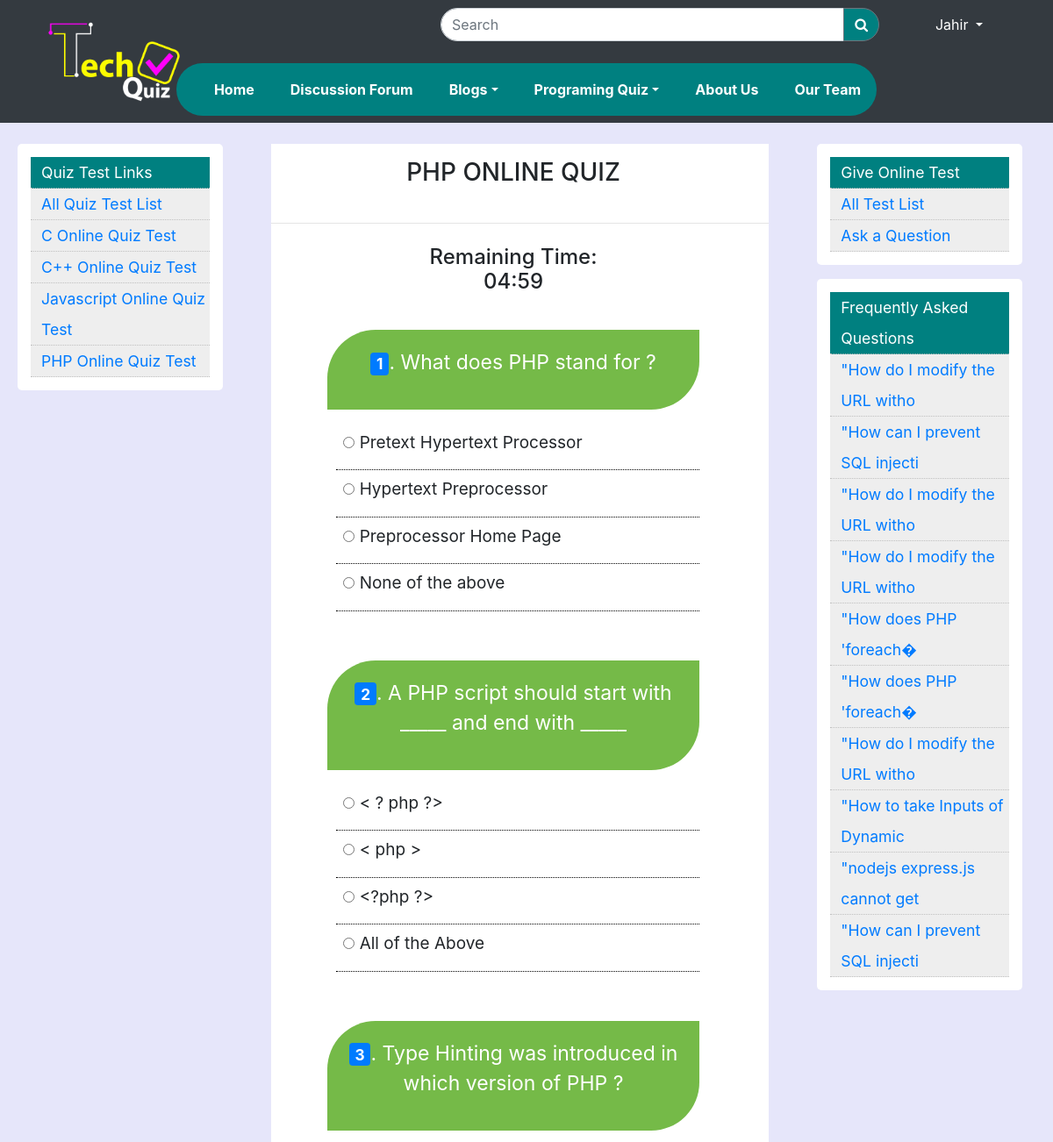
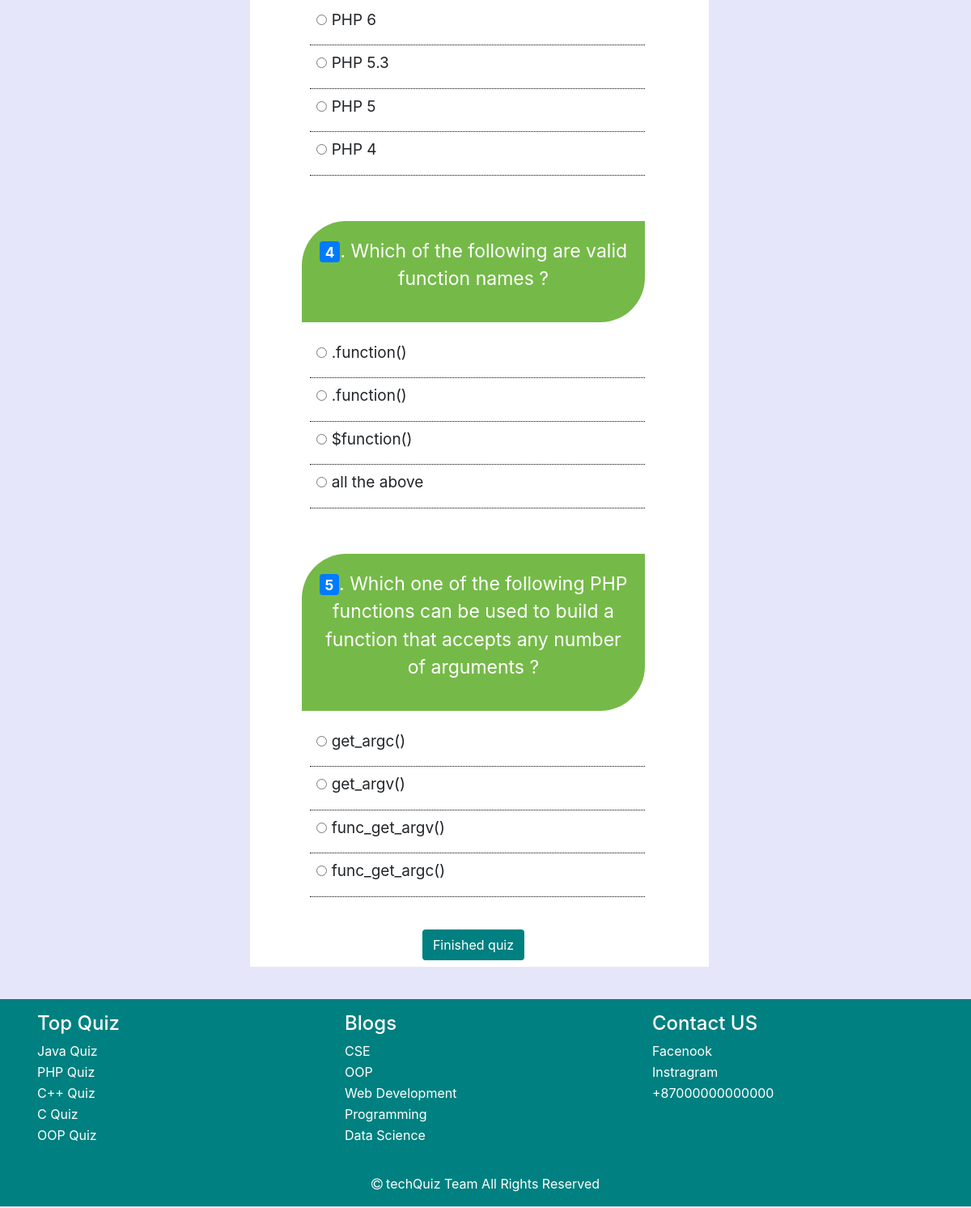
The app's page /quiz.php?cat_id=2&limit=5 (signed in) with its own data (2 pictures, top to bottom).
### tables this page shows
CREATE TABLE `categories_quiz` (
  `cat_id` int(11) NOT NULL,
  `cat_name` varchar(100) NOT NULL
);

CREATE TABLE `questions` (
  `ques_id` int(11) NOT NULL,
  `ques_title` varchar(200) NOT NULL,
  `ans_id` varchar(100) NOT NULL,
  `cat_id` int(11) NOT NULL
);

CREATE TABLE `options` (
  `opt_id` int(11) NOT NULL,
  `option_det` varchar(255) NOT NULL,
  `ques_id` int(11) NOT NULL,
  `ans_id` varchar(255) NOT NULL
);

CREATE TABLE `discussion_questions` (
  `id` int(11) NOT NULL,
  `cat_id` int(11) NOT NULL,
  `title` varchar(500) NOT NULL,
  `description` varchar(1000) NOT NULL,
  `code_snippet` varchar(2000) NOT NULL,
  `posted_by` int(11) NOT NULL,
  `date` timestamp NULL DEFAULT current_timestamp()
);

### quiz.php (the view, shortened to what this page needs)
<!doctype html>
<html lang="en">
<head>
   <?php include('php-layout-files/css-links.php') ?>
    <link rel="stylesheet" href="style1.css">
</head>
<body>
    <?php include_once('scripts/mql_connection.php');
    if (isset($_GET['cat_id'])) {
        $cat_id = $_GET['cat_id'];
        $limit = $_GET['limit'];
        $sql5 = "SELECT * FROM `categories_quiz` WHERE cat_id='$cat_id'";
        $result5 = $con->query($sql5);
        $row5 = mysqli_fetch_array($result5);
        $cat_name = $row5['cat_name'];
    }
    else{
        echo '<script> location.replace("index.php"); </script>';
    }
    ?>
<?php include('php-layout-files/header.php') ?>
    <section>
        <div class="row mt-4">
        <?php include('php-layout-files/left-side-bar.php') ?>
           <?php
           if($cat_id==5 || $cat_id==6)
           {
               ?>
        <div class="col-lg-6 center-col">
        <h3 class="text-center-mt-5">No Quiz available for this catagory.Please choose another catagory</h3>
        </div>
           <?php
           }
           else{
           ?>
            <div class="col-lg-6 col-md-12 center-col col-12">
                <div class="center-div">
                    <div class="row p-3">
                        <div class="col-6 mx-auto text-center">
                            <h3><?php echo $cat_name ?> ONLINE QUIZ</h3>
                        </div>
                    </div>
                    <div>
                        <hr>
                    </div>
                    <div class="row p-2">
                        <div class="col-6 mx-auto text-center">
                            <h4>Remaining Time: <span id="time"></span></h4>
                        </div>
                    </div>
                    <form id="form" method="post">
                        <div class="row ">
                            <div class="col-10 mx-auto">
                                <div class="loader some-list">
                                    <?php
                                    $quesql = "SELECT * FROM `questions` where cat_id='$cat_id' ORDER BY RAND() LIMIT $limit";
                                    $quesesult = $con->query($quesql);
                                    $id = 1;
                                    while ($ques_row = mysqli_fetch_assoc($quesesult)) {
                                        $ques_id = $ques_row['ques_id'];
                                    ?>
                                        <div class="mt-2 p-3 single-item" id="quiz">
                                            <div class="question mb-3">
                                                <p class="text-center"><span class="badge badge-primary" id="qid"><?php echo $id;
                                                                                                                    $id++; ?></span>.
                                                    <span id="question"><?php echo $ques_row['ques_title']; ?></span>
                                                </p>
                                            </div>
                                            <ul>
                                                <?php
                                                $i = 0;
                                                $ans = ['a', 'b', 'c', 'd'];
                                                $optsql = "SELECT * FROM `options` where ques_id='$ques_id'";
                                                $optresult = $con->query($optsql);
                                                while ($opt_row = mysqli_fetch_assoc($optresult)) {
                                                ?>
                                                    <li>
                                                        <input type="radio" id="" name="selector[<?php echo $ques_id; ?>]" value="<?php echo $ans[$i]; ?>">
                                                        <label for="f-option" class="element-animation"><?php echo $opt_row['option_det']; ?></label>
                                                    </li>
                                                <?php
                                                    $i = $i + 1;
                                                }
                                                ?>
                                            </ul>
                                        </div>
                                    <?php } ?>
                                </div>
                            </div>
                        </div>
                        <div class="row">
                            <button name="submit" id="submit" class="my-2 btn post-btn text-white  mx-auto" href="#" role="button">Finished
                                quiz</button>
                        </div>
                    </form>
                </div>
            </div>
            <?php
           }
           ?>
          <?php include('php-layout-files/right-side-bar.php') ?>
        </div>
    </section>
    <?php include('php-layout-files/footer.php') ?>
</body>
</html>

### php-layout-files/right-side-bar.php (shortened to what this page needs)
<div class="col-lg-3 col-md-12 col-12 right-col">
    <div class="right-div">
        <div class="right-col-ul">
            <li class="left_col_main_topic">Give Online Test</li>
            <li><a href="/Online%20Quiz%20System/all_test.php">All Test List</a></li>
            <li><a href="/Online%20Quiz%20System/ask-question.php">Ask a Question</a></li>
        </div>
    </div>
    <?php
    $sql = "SELECT * FROM discussion_questions ORDER by rand() LIMIT 10";
    $result = $con->query($sql);
    ?>
    <div class="right-div  sticky-top my-3">
        <div class="right-col-ul">
            <li class="left_col_main_topic">Frequently Asked Questions</li>
            <?php
            foreach ($result as $key => $value) {
            ?>
                <li><a  href="single-question.php?question_id=<?php echo $value['id'] ?>"><?php
                echo  substr($value['title'], 0, 30);
                ?></a></li>
            <?php }
            ?>
        </div>
    </div>
</div>

### css/style.css (style rules this page uses)
body { margin: 0; padding: 0; background: rgb(230,230,250)!important; position: relative; }
section { min-height: 100vh; }
section .row { margin-right: 0; }
section .right-col .right-div { background-color: white; margin:0 20px; background-color: white; padding: 15px; border-radius: 5px; }
section .right-col li { background-color: #eee; padding-left: 12px; list-style-type: none; line-height: 35px; border-bottom: 1px dotted silver; font-size: 110%; }
section .center-col .center-div { background-color: white; margin: 0 5px; }
.left_col_title,.left_col_main_topic { background-color:#008080!important; color: white; }
.question { background: #75ba48; padding: 20px; color: #fff; font-size: 20px; border-bottom-right-radius: 55px; border-top-left-radius: 55px; }
.post-btn { background-color: #008080 !important; color: white; }

### css/style1.css (style rules this page uses)
body { margin: 0; padding: 0; background: rgb(230,230,250)!important; }
section { min-height: 100vh; }
section .row { margin-right: 0; }
section .right-col .right-div { background-color: white; margin:0 20px; background-color: white; padding: 15px; border-radius: 5px; }
section .right-col li { background-color: #eee; padding-left: 12px; list-style-type: none; line-height: 35px; border-bottom: 1px dotted silver; font-size: 110%; }
section .center-col .center-div { background-color: white; }
.left_col_title,.left_col_main_topic { background-color:#008080!important; color: white; }
.question { background: #75ba48; padding: 20px; color: #fff; font-size: 23px; border-bottom-right-radius: 55px; border-top-left-radius: 55px; }
.center-div ul { list-style: none; margin-left: 10px; padding: 0; }
.center-div ul li { padding: 8px; border-bottom: 1px dotted black; font-size: 19px; }

### records on screen
categories_quiz: cat_name "PHP"
questions: ques_title "What does PHP stand for ?"
options: option_det "Pretext Hypertext Processor"
options: option_det "Hypertext Preprocessor"
options: option_det "Preprocessor Home Page"
options: option_det "None of the above"
questions: ques_title "A PHP script should start with _____ and end with _____"
options: option_det "< ? php ?>"
options: option_det "< php >"
options: option_det "<?php ?>"
options: option_det "All of the Above"
questions: ques_title "Type Hinting was introduced in which version of PHP ?"
options: option_det "PHP 6"
options: option_det "PHP 5.3"
options: option_det "PHP 5"
options: option_det "PHP 4"
questions: ques_title "Which of the following are valid function names ?"
options: option_det ".function()"
options: option_det ".function()"
options: option_det "$function()"
options: option_det "all the above"
questions: ques_title "Which one of the following PHP functions can be used to build a function that accepts any number of arguments ?"
options: option_det "get_argc()"
options: option_det "get_argv()"
options: option_det "func_get_argv()"
options: option_det "func_get_argc()"
discussion_questions: title "\"How do I modify the URL witho"
discussion_questions: title "\"How can I prevent SQL injecti"
discussion_questions: title "\"How do I modify the URL witho"
discussion_questions: title "\"How do I modify the URL witho"
discussion_questions: title "\"How does PHP 'foreach�"
discussion_questions: title "\"How does PHP 'foreach�"
discussion_questions: title "\"How do I modify the URL witho"
discussion_questions: title "\"How to take Inputs of Dynamic"
discussion_questions: title "\"nodejs express.js cannot get"
discussion_questions: title "\"How can I prevent SQL injecti"

### other values on screen
$_SESSION['name'] "Jahir"
